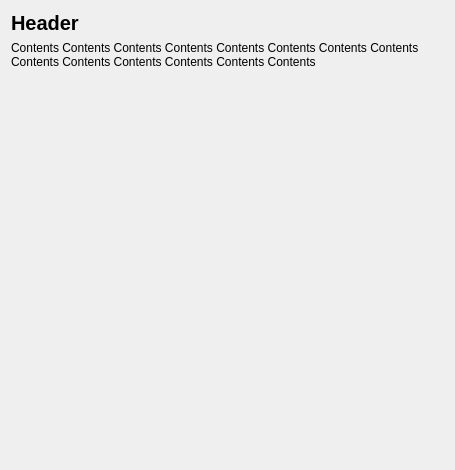
<?xml version="1.0" encoding="UTF-8"?>
<ui version="4.0">
 <class>Page1</class>
 <widget class="QWidget" name="Page1">
  <property name="geometry">
   <rect>
    <x>0</x>
    <y>0</y>
    <width>455</width>
    <height>470</height>
   </rect>
  </property>
  <property name="windowTitle">
   <string>Form</string>
  </property>
  <layout class="QVBoxLayout" name="verticalLayout">
   <item>
    <widget class="QLabel" name="heading">
     <property name="font">
      <font>
       <pointsize>15</pointsize>
       <weight>75</weight>
       <bold>true</bold>
      </font>
     </property>
     <property name="accessibleDescription">
      <string notr="true"/>
     </property>
     <property name="text">
      <string>Header</string>
     </property>
     <property name="textFormat">
      <enum>Qt::PlainText</enum>
     </property>
     <property name="scaledContents">
      <bool>true</bool>
     </property>
     <property name="alignment">
      <set>Qt::AlignLeading|Qt::AlignLeft|Qt::AlignTop</set>
     </property>
     <property name="wordWrap">
      <bool>true</bool>
     </property>
    </widget>
   </item>
   <item>
    <widget class="QLabel" name="contents">
     <property name="sizePolicy">
      <sizepolicy hsizetype="Preferred" vsizetype="Minimum">
       <horstretch>0</horstretch>
       <verstretch>0</verstretch>
      </sizepolicy>
     </property>
     <property name="accessibleDescription">
      <string notr="true"/>
     </property>
     <property name="text">
      <string>Contents Contents Contents Contents Contents Contents Contents Contents Contents Contents Contents Contents Contents Contents </string>
     </property>
     <property name="alignment">
      <set>Qt::AlignLeading|Qt::AlignLeft|Qt::AlignTop</set>
     </property>
     <property name="wordWrap">
      <bool>true</bool>
     </property>
    </widget>
   </item>
   <item>
    <spacer name="verticalSpacer">
     <property name="orientation">
      <enum>Qt::Vertical</enum>
     </property>
     <property name="sizeHint" stdset="0">
      <size>
       <width>17</width>
       <height>37</height>
      </size>
     </property>
    </spacer>
   </item>
  </layout>
 </widget>
 <resources/>
 <connections/>
</ui>
